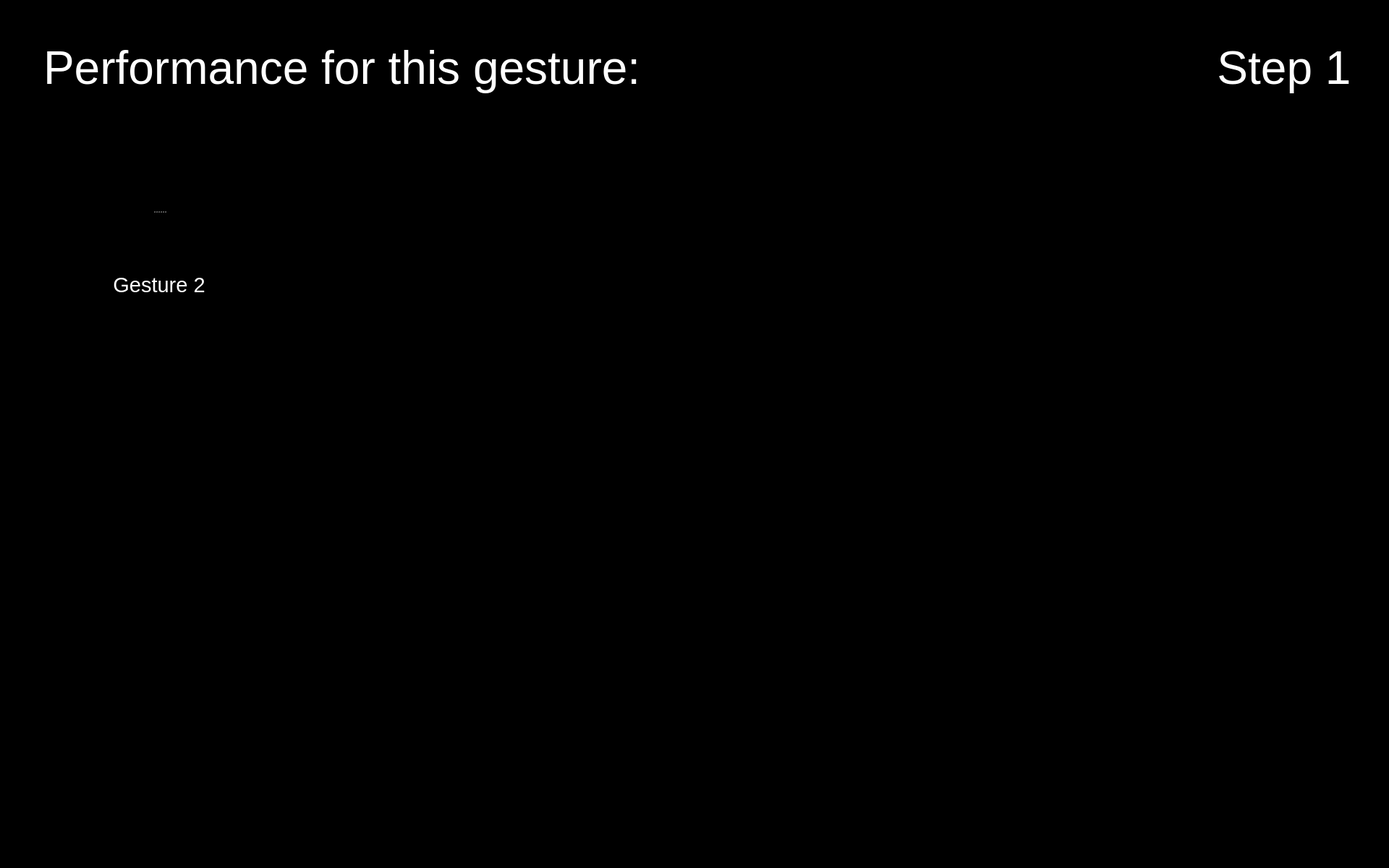
<?xml version="1.0" encoding="UTF-8"?>
<ui version="4.0">
 <class>Form</class>
 <widget class="QWidget" name="Form">
  <property name="geometry">
   <rect>
    <x>0</x>
    <y>0</y>
    <width>1920</width>
    <height>1200</height>
   </rect>
  </property>
  <property name="maximumSize">
   <size>
    <width>1920</width>
    <height>1200</height>
   </size>
  </property>
  <property name="windowTitle">
   <string>Form</string>
  </property>
  <property name="styleSheet">
   <string notr="true">background-color: rgb(0, 0, 0);</string>
  </property>
  <widget class="QPushButton" name="button_nav_left">
   <property name="enabled">
    <bool>true</bool>
   </property>
   <property name="geometry">
    <rect>
     <x>800</x>
     <y>560</y>
     <width>150</width>
     <height>150</height>
    </rect>
   </property>
   <property name="minimumSize">
    <size>
     <width>81</width>
     <height>81</height>
    </size>
   </property>
   <property name="maximumSize">
    <size>
     <width>150</width>
     <height>150</height>
    </size>
   </property>
   <property name="cursor">
    <cursorShape>OpenHandCursor</cursorShape>
   </property>
   <property name="focusPolicy">
    <enum>Qt::WheelFocus</enum>
   </property>
   <property name="contextMenuPolicy">
    <enum>Qt::DefaultContextMenu</enum>
   </property>
   <property name="layoutDirection">
    <enum>Qt::LeftToRight</enum>
   </property>
   <property name="autoFillBackground">
    <bool>false</bool>
   </property>
   <property name="styleSheet">
    <string notr="true"/>
   </property>
   <property name="icon">
    <iconset resource="resources/res.qrc">
     <normaloff>:/buttons/Button Left.svg</normaloff>:/buttons/Button Left.svg</iconset>
   </property>
   <property name="iconSize">
    <size>
     <width>144</width>
     <height>144</height>
    </size>
   </property>
   <property name="autoDefault">
    <bool>false</bool>
   </property>
   <property name="default">
    <bool>false</bool>
   </property>
   <property name="flat">
    <bool>true</bool>
   </property>
  </widget>
  <widget class="QPushButton" name="button_nav_right">
   <property name="enabled">
    <bool>true</bool>
   </property>
   <property name="geometry">
    <rect>
     <x>960</x>
     <y>560</y>
     <width>150</width>
     <height>150</height>
    </rect>
   </property>
   <property name="minimumSize">
    <size>
     <width>81</width>
     <height>81</height>
    </size>
   </property>
   <property name="maximumSize">
    <size>
     <width>150</width>
     <height>150</height>
    </size>
   </property>
   <property name="cursor">
    <cursorShape>OpenHandCursor</cursorShape>
   </property>
   <property name="focusPolicy">
    <enum>Qt::WheelFocus</enum>
   </property>
   <property name="contextMenuPolicy">
    <enum>Qt::DefaultContextMenu</enum>
   </property>
   <property name="layoutDirection">
    <enum>Qt::LeftToRight</enum>
   </property>
   <property name="autoFillBackground">
    <bool>false</bool>
   </property>
   <property name="styleSheet">
    <string notr="true"/>
   </property>
   <property name="icon">
    <iconset resource="resources/res.qrc">
     <normaloff>:/buttons/Button Right.svg</normaloff>:/buttons/Button Right.svg</iconset>
   </property>
   <property name="iconSize">
    <size>
     <width>144</width>
     <height>144</height>
    </size>
   </property>
   <property name="autoDefault">
    <bool>false</bool>
   </property>
   <property name="default">
    <bool>false</bool>
   </property>
   <property name="flat">
    <bool>true</bool>
   </property>
  </widget>
  <widget class="QPushButton" name="button_exit">
   <property name="enabled">
    <bool>true</bool>
   </property>
   <property name="geometry">
    <rect>
     <x>1760</x>
     <y>1040</y>
     <width>150</width>
     <height>150</height>
    </rect>
   </property>
   <property name="minimumSize">
    <size>
     <width>81</width>
     <height>81</height>
    </size>
   </property>
   <property name="maximumSize">
    <size>
     <width>150</width>
     <height>150</height>
    </size>
   </property>
   <property name="cursor">
    <cursorShape>OpenHandCursor</cursorShape>
   </property>
   <property name="focusPolicy">
    <enum>Qt::WheelFocus</enum>
   </property>
   <property name="contextMenuPolicy">
    <enum>Qt::DefaultContextMenu</enum>
   </property>
   <property name="icon">
    <iconset resource="resources/res.qrc">
     <normaloff>:/buttons/Button Exit.svg</normaloff>:/buttons/Button Exit.svg</iconset>
   </property>
   <property name="iconSize">
    <size>
     <width>144</width>
     <height>144</height>
    </size>
   </property>
   <property name="autoDefault">
    <bool>false</bool>
   </property>
   <property name="default">
    <bool>false</bool>
   </property>
   <property name="flat">
    <bool>true</bool>
   </property>
  </widget>
  <widget class="QLabel" name="image_step">
   <property name="geometry">
    <rect>
     <x>1650</x>
     <y>170</y>
     <width>250</width>
     <height>250</height>
    </rect>
   </property>
   <property name="font">
    <font>
     <pointsize>48</pointsize>
    </font>
   </property>
   <property name="styleSheet">
    <string notr="true">color: rgb(255, 255, 255);</string>
   </property>
   <property name="text">
    <string/>
   </property>
   <property name="pixmap">
    <pixmap resource="resources/res.qrc">:/detected steps/Detected Step1_Button.png</pixmap>
   </property>
   <property name="alignment">
    <set>Qt::AlignCenter</set>
   </property>
   <property name="wordWrap">
    <bool>true</bool>
   </property>
  </widget>
  <widget class="QLabel" name="label_plot_1">
   <property name="geometry">
    <rect>
     <x>490</x>
     <y>180</y>
     <width>850</width>
     <height>340</height>
    </rect>
   </property>
   <property name="maximumSize">
    <size>
     <width>1200</width>
     <height>480</height>
    </size>
   </property>
   <property name="font">
    <font>
     <pointsize>48</pointsize>
    </font>
   </property>
   <property name="styleSheet">
    <string notr="true">color: rgb(255, 255, 255);</string>
   </property>
   <property name="text">
    <string/>
   </property>
   <property name="scaledContents">
    <bool>true</bool>
   </property>
  </widget>
  <widget class="QLabel" name="icon_newbie_1">
   <property name="enabled">
    <bool>true</bool>
   </property>
   <property name="geometry">
    <rect>
     <x>490</x>
     <y>380</y>
     <width>100</width>
     <height>100</height>
    </rect>
   </property>
   <property name="sizePolicy">
    <sizepolicy hsizetype="Preferred" vsizetype="Preferred">
     <horstretch>0</horstretch>
     <verstretch>0</verstretch>
    </sizepolicy>
   </property>
   <property name="maximumSize">
    <size>
     <width>100</width>
     <height>100</height>
    </size>
   </property>
   <property name="text">
    <string/>
   </property>
   <property name="pixmap">
    <pixmap resource="resources/res.qrc">:/img/Icon User.png</pixmap>
   </property>
   <property name="scaledContents">
    <bool>true</bool>
   </property>
  </widget>
  <widget class="QLabel" name="icon_reaction_1">
   <property name="enabled">
    <bool>true</bool>
   </property>
   <property name="geometry">
    <rect>
     <x>1400</x>
     <y>250</y>
     <width>200</width>
     <height>200</height>
    </rect>
   </property>
   <property name="sizePolicy">
    <sizepolicy hsizetype="Preferred" vsizetype="Preferred">
     <horstretch>0</horstretch>
     <verstretch>0</verstretch>
    </sizepolicy>
   </property>
   <property name="maximumSize">
    <size>
     <width>200</width>
     <height>200</height>
    </size>
   </property>
   <property name="text">
    <string/>
   </property>
   <property name="scaledContents">
    <bool>true</bool>
   </property>
  </widget>
  <widget class="QLabel" name="icon_expert_1">
   <property name="enabled">
    <bool>true</bool>
   </property>
   <property name="geometry">
    <rect>
     <x>490</x>
     <y>220</y>
     <width>100</width>
     <height>100</height>
    </rect>
   </property>
   <property name="sizePolicy">
    <sizepolicy hsizetype="Preferred" vsizetype="Preferred">
     <horstretch>0</horstretch>
     <verstretch>0</verstretch>
    </sizepolicy>
   </property>
   <property name="maximumSize">
    <size>
     <width>100</width>
     <height>100</height>
    </size>
   </property>
   <property name="text">
    <string/>
   </property>
   <property name="pixmap">
    <pixmap resource="resources/res.qrc">:/img/Icon Expert.png</pixmap>
   </property>
   <property name="scaledContents">
    <bool>true</bool>
   </property>
  </widget>
  <widget class="QLabel" name="label_text_step">
   <property name="geometry">
    <rect>
     <x>1650</x>
     <y>20</y>
     <width>250</width>
     <height>150</height>
    </rect>
   </property>
   <property name="font">
    <font>
     <family>Arial</family>
     <pointsize>48</pointsize>
     <weight>9</weight>
     <italic>false</italic>
     <bold>false</bold>
    </font>
   </property>
   <property name="styleSheet">
    <string notr="true">font: 75 48pt &quot;Arial&quot;;
color: rgb(255, 255, 255);</string>
   </property>
   <property name="text">
    <string>Step 1</string>
   </property>
   <property name="textFormat">
    <enum>Qt::RichText</enum>
   </property>
   <property name="alignment">
    <set>Qt::AlignCenter</set>
   </property>
   <property name="wordWrap">
    <bool>true</bool>
   </property>
  </widget>
  <widget class="QSplitter" name="splitter_4">
   <property name="geometry">
    <rect>
     <x>60</x>
     <y>210</y>
     <width>320</width>
     <height>282</height>
    </rect>
   </property>
   <property name="orientation">
    <enum>Qt::Vertical</enum>
   </property>
   <widget class="QLabel" name="image_required_3">
    <property name="maximumSize">
     <size>
      <width>320</width>
      <height>240</height>
     </size>
    </property>
    <property name="text">
     <string/>
    </property>
    <property name="pixmap">
     <pixmap resource="resources/res.qrc">:/img/gesture2.png</pixmap>
    </property>
    <property name="scaledContents">
     <bool>true</bool>
    </property>
   </widget>
   <widget class="QLabel" name="text_required_3">
    <property name="font">
     <font>
      <family>Arial</family>
      <pointsize>22</pointsize>
      <weight>9</weight>
      <italic>false</italic>
      <bold>false</bold>
     </font>
    </property>
    <property name="styleSheet">
     <string notr="true">font: 75 22pt &quot;Arial&quot;;
color: rgb(255, 255, 255);</string>
    </property>
    <property name="text">
     <string>Gesture 2</string>
    </property>
    <property name="textFormat">
     <enum>Qt::PlainText</enum>
    </property>
    <property name="alignment">
     <set>Qt::AlignCenter</set>
    </property>
    <property name="wordWrap">
     <bool>true</bool>
    </property>
   </widget>
  </widget>
  <widget class="QLabel" name="label_trouble">
   <property name="geometry">
    <rect>
     <x>60</x>
     <y>20</y>
     <width>1280</width>
     <height>150</height>
    </rect>
   </property>
   <property name="font">
    <font>
     <family>Arial</family>
     <pointsize>48</pointsize>
     <weight>9</weight>
     <italic>false</italic>
     <bold>false</bold>
    </font>
   </property>
   <property name="styleSheet">
    <string notr="true">font: 75 48pt &quot;Arial&quot;;
color: rgb(255, 255, 255);</string>
   </property>
   <property name="text">
    <string>Performance for this gesture:</string>
   </property>
   <property name="textFormat">
    <enum>Qt::RichText</enum>
   </property>
   <property name="alignment">
    <set>Qt::AlignLeading|Qt::AlignLeft|Qt::AlignVCenter</set>
   </property>
   <property name="wordWrap">
    <bool>true</bool>
   </property>
  </widget>
 </widget>
 <resources>
  <include location="resources/res.qrc"/>
 </resources>
 <connections/>
</ui>
